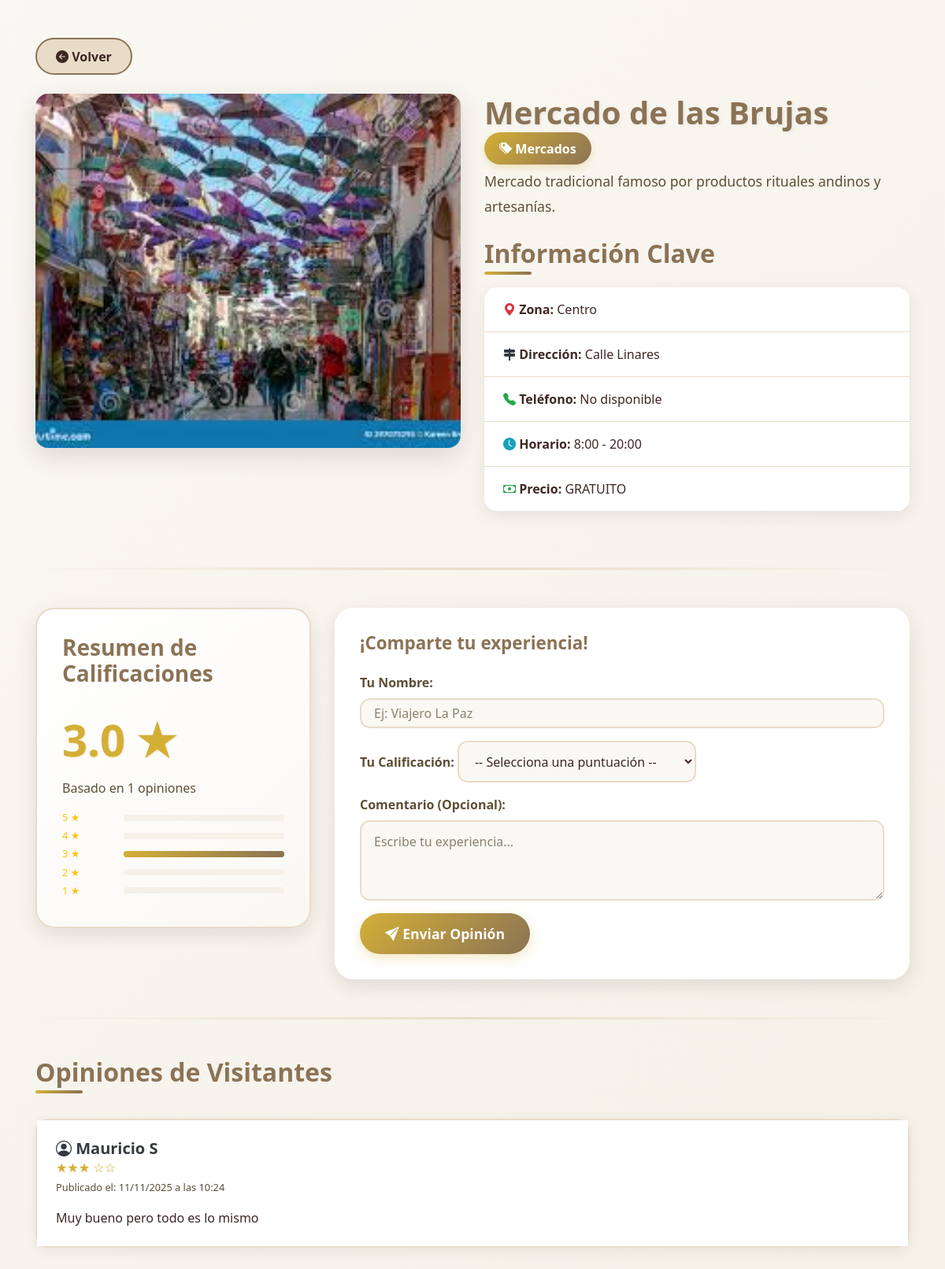
The page /index.php?c=lugares&a=ver&id=4 on the database its author committed.
### tables this page shows
CREATE TABLE `lugares_turisticos` (
  `id` int(11) NOT NULL,
  `nombre` varchar(100) NOT NULL,
  `descripcion` text NOT NULL,
  `direccion` varchar(200) NOT NULL,
  `zona` varchar(50) NOT NULL,
  `categoria_id` int(11) NOT NULL,
  `telefono` varchar(20) DEFAULT NULL,
  `horario` varchar(50) DEFAULT NULL,
  `precio` decimal(10,2) DEFAULT 0.00
);

CREATE TABLE `categorias` (
  `id` int(11) NOT NULL,
  `nombre` varchar(50) NOT NULL,
  `descripcion` text DEFAULT NULL
);

CREATE TABLE `valoraciones` (
  `id` int(11) NOT NULL,
  `lugar_id` int(11) NOT NULL,
  `nombre_visitante` varchar(100) DEFAULT NULL,
  `calificacion` int(11) DEFAULT NULL CHECK (`calificacion` between 1 and 5),
  `comentario` text DEFAULT NULL,
  `fecha` datetime DEFAULT current_timestamp(),
  `ip` varchar(45) DEFAULT NULL
);

### controllers/Lugares.php (called while the page is built, shortened)
<?php
class LugaresController {
    public function __construct(){
       require_once "models/LugaresModel.php";
    }
    public function ver(){
        $lugares_model = new Lugares_model();
        require_once "models/ValoracionesModel.php";
        $valoraciones_model = new Valoraciones_model();
        $id_lugar = $_GET['id'];
        $data["lugar"] = $lugares_model->get_lugar($id_lugar);
        $data["titulo"] = $data["lugar"]["nombre"];
        $data["valoraciones"] = $valoraciones_model->obtener_valoraciones($id_lugar);
        $data["promedio"] = $valoraciones_model->obtener_promedio($id_lugar);
        $data["distribucion"] = $valoraciones_model->obtener_distribucion($id_lugar);
        require_once "views/lugares/lugares_publico.php";
    }
}
?>

### config/database.php (called while the page is built)
<?php
	class Conectar {
		public static function conexion(){
			$conexion = new mysqli("localhost", "root", "", "turismo_la_paz_simple");
			return $conexion;
		}
	}
?>

### models/LugaresModel.php (called while the page is built, shortened)
<?php
	class Lugares_model {
		private $db;
		public function __construct(){
			$this->db = Conectar::conexion();
		}
		public function get_lugar($id)
		{
			$sql = "SELECT lt.*, c.nombre as categoria_nombre
					FROM lugares_turisticos lt
					INNER JOIN categorias c ON lt.categoria_id = c.id
					WHERE lt.id='$id'
					LIMIT 1";
			$resultado = $this->db->query($sql);
			$row = $resultado->fetch_assoc();
			return $row;
		}
	}
?>

### models/ValoracionesModel.php (called while the page is built, shortened)
<?php
class Valoraciones_model {
    private $db;
    public function __construct(){
        require_once 'config/database.php';
        $this->db = Conectar::conexion();
    }
    public function obtener_promedio($lugar_id){
        $lugar_id = $this->db->real_escape_string($lugar_id);
        $sql = "SELECT
                    COALESCE(AVG(calificacion), 0) as promedio,
                    COUNT(*) as total
                FROM valoraciones
                WHERE lugar_id = '$lugar_id'";
        $resultado = $this->db->query($sql);
        return $resultado->fetch_assoc();
    }
    public function obtener_valoraciones($lugar_id){
        $lugar_id = $this->db->real_escape_string($lugar_id);
        $sql = "SELECT * FROM valoraciones
                WHERE lugar_id = '$lugar_id'
                ORDER BY fecha DESC";
        $resultado = $this->db->query($sql);
        $valoraciones = array();
        while($row = $resultado->fetch_assoc()){
            $valoraciones[] = $row;
        }
        return $valoraciones;
    }
    public function obtener_distribucion($lugar_id){
        $lugar_id = $this->db->real_escape_string($lugar_id);
        $sql = "SELECT
                    calificacion,
                    COUNT(*) as total
                FROM valoraciones
                WHERE lugar_id = '$lugar_id'
                GROUP BY calificacion
                ORDER BY calificacion DESC";
        $resultado = $this->db->query($sql);
        $distribucion = array();
        for($i = 5; $i >= 1; $i--){
            $distribucion[$i] = 0;
        }
        while($row = $resultado->fetch_assoc()){
            $distribucion[$row['calificacion']] = $row['total'];
        }
        return $distribucion;
    }
}
?>

### views/lugares/lugares_publico.php (the view, shortened to what this page needs)
<!DOCTYPE html>
<html lang="es">
<head>
    <link rel="stylesheet" href="assets/css/bootstrap.min.css">
    <link rel="stylesheet" href="assets/css/estilos-crema.css">
    <link rel="stylesheet" href="https://cdn.jsdelivr.net/npm/bootstrap-icons@1.11.3/font/bootstrap-icons.min.css">
</head>
<body>
<div class="container mt-5 mb-5">
    <a href="index.php?c=Lugares&a=index" class="btn btn-volver mb-4">
        <i class="bi bi-arrow-left-circle-fill me-1"></i> Volver
    </a>
    <div class="row">
        <div class="col-lg-6 mb-4">
            <img src="assets/img/<?php echo $data['lugar']['id']; ?>.jpg"
                 alt="<?php echo htmlspecialchars($data['lugar']['nombre']); ?>"
                 class="img-fluid lugar-imagen"
                 onerror="this.onerror=null; this.src='assets/img/default.jpg';">
        </div>
        <div class="col-lg-6 mb-4">
            <h1 class="display-5 titulo-lugar"><?php echo htmlspecialchars($data['lugar']['nombre']); ?></h1>
            <h5 class="mb-3">
                <span class="badge-categoria">
                    <i class="bi bi-tags-fill me-1"></i> <?php echo htmlspecialchars($data['lugar']['categoria_nombre']); ?>
                </span>
            </h5>
            <p class="descripcion-lugar"><?php echo htmlspecialchars($data['lugar']['descripcion']); ?></p>
            <h4 class="mt-4 mb-3 section-title">Información Clave</h4>
            <ul class="list-group info-list">
                <li class="list-group-item">
                    <i class="bi bi-geo-alt-fill me-2 text-danger"></i>
                    <strong>Zona:</strong> <?php echo htmlspecialchars($data['lugar']['zona']); ?>
                </li>
                <li class="list-group-item">
                    <i class="bi bi-signpost-2-fill me-2 text-dark"></i>
                    <strong>Dirección:</strong> <?php echo htmlspecialchars($data['lugar']['direccion']); ?>
                </li>
                <li class="list-group-item">
                    <i class="bi bi-telephone-fill me-2 text-success"></i>
                    <strong>Teléfono:</strong> <?php echo $data['lugar']['telefono'] ? htmlspecialchars($data['lugar']['telefono']) : 'No disponible'; ?>
                </li>
                <li class="list-group-item">
                    <i class="bi bi-clock-fill me-2 text-info"></i>
                    <strong>Horario:</strong> <?php echo htmlspecialchars($data['lugar']['horario']); ?>
                </li>
                <li class="list-group-item">
                    <i class="bi bi-cash me-2 text-success"></i>
                    <strong>Precio:</strong>
                    <span class="fw-bold">
                        <?php echo $data['lugar']['precio'] > 0 ? htmlspecialchars(number_format($data['lugar']['precio'], 2)) . ' Bs.' : 'GRATUITO'; ?>
                    </span>
                </li>
            </ul>
        </div>
    </div>
    <hr class="hr-cream">
    <div class="row">
        <div class="col-md-4">
            <div class="resumen-card">
                <h3>Resumen de Calificaciones</h3>
                <?php
                    $promedio = number_format($data['promedio']['promedio'], 1);
                    $total_opiniones = $data['promedio']['total'];
                ?>
                <div class="rating-numero estrellas-resumen"><?php echo $promedio; ?> ★</div>
                <p class="text-muted mt-2">Basado en <?php echo $total_opiniones; ?> opiniones</p>
                <?php
                    for ($estrella = 5; $estrella >= 1; $estrella--):
                        $total_estrella = $data['distribucion'][$estrella] ?? 0;
                        $porcentaje = ($total_opiniones > 0) ? ($total_estrella / $total_opiniones) * 100 : 0;
                ?>
                        <div class="row align-items-center mb-1">
                            <div class="col-3 text-end text-warning small"><?php echo $estrella; ?> ★</div>
                            <div class="col-9">
                                <div class="progress" style="height: 8px;">
                                    <div class="progress-bar bg-warning" role="progressbar" style="width: <?php echo $porcentaje; ?>%;" aria-valuenow="<?php echo $porcentaje; ?>" aria-valuemin="0" aria-valuemax="100"></div>
                                </div>
                            </div>
                        </div>
                <?php endfor; ?>
            </div>
        </div>
        <div class="col-md-8">
            <div class="card form-card">
                <div class="card-body">
                    <h5 class="card-title">¡Comparte tu experiencia!</h5>
                    <form action="index.php?c=Lugares&a=guardar_valoracion" method="POST">
                        <div class="mb-3">
                            <label for="nombre_visitante" class="form-label">Tu Nombre:</label>
                            <input type="text" class="form-control" name="nombre_visitante" id="nombre_visitante" placeholder="Ej: Viajero La Paz" required>
                        </div>
                        <div class="mb-3">
                            <label for="calificacion" class="form-label">Tu Calificación:</label>
                            <select class="form-select" name="calificacion" id="calificacion" required>
                                <option value="" disabled selected>-- Selecciona una puntuación --</option>
                            </select>
                        </div>
                        <div class="mb-3">
                            <label for="comentario" class="form-label">Comentario (Opcional):</label>
                            <textarea class="form-control" name="comentario" id="comentario" rows="3" placeholder="Escribe tu experiencia..."></textarea>
                        </div>
                        <button type="submit" class="btn btn-enviar">
                            <i class="bi bi-send-fill me-1"></i> Enviar Opinión
                        </button>
                    </form>
                </div>
            </div>
        </div>
    </div>
    <hr class="hr-cream">
    <div class="row">
        <div class="col-12">
            <h3 class="section-title">Opiniones de Visitantes</h3>
            <?php if (empty($data['valoraciones'])): ?>
                <div class="alert alert-empty mt-3">
                    <i class="bi bi-chat-left-text me-2"></i>
                    Aún no hay comentarios. ¡Sé el primero en opinar!
                </div>
            <?php else: ?>
                <?php foreach ($data['valoraciones'] as $v): ?>
                    <div class="card comentario-card mb-3">
                        <div class="card-body">
                            <h5 class="card-title mb-0 text-dark">
                                <i class="bi bi-person-circle me-1"></i> <?php echo htmlspecialchars($v['nombre_visitante']); ?>
                            </h5>
                            <p class="card-text estrellas-comentario mb-1">
                                <?php for($i=0; $i < $v['calificacion']; $i++) echo '★'; ?>
                                <?php for($i=0; $i < (5 - $v['calificacion']); $i++) echo '☆'; ?>
                            </p>
                            <p class="card-text text-muted small fst-italic">
                                Publicado el: <?php echo date('d/m/Y \a \l\a\s H:i', strtotime($v['fecha'])); ?>
                            </p>
                            <p class="card-text"><?php echo nl2br(htmlspecialchars($v['comentario'])); ?></p>
                        </div>
                    </div>
                <?php endforeach; ?>
            <?php endif; ?>
        </div>
    </div>
</div>
</body>
</html>

### assets/css/estilos-crema.css (style rules this page uses)
:root { --cream-light: #FAF8F3; --cream-medium: #F5F0E8; --cream-dark: #E8DCC8; --cream-card: #FFFFFF; --accent-gold: #D4AF37; --accent-gold-light: #E8C866; --accent-brown: #8B7355; --text-primary: #3E2723; --text-secondary: #5D4E37; --border-color: #D4C5B0; }
body { background: linear-gradient(135deg, var(--cream-light) 0%, var(--cream-medium) 100%) !important; background-attachment: fixed !important; color: var(--text-primary) !important; font-family: 'Segoe UI', Tahoma, Geneva, Verdana, sans-serif; min-height: 100vh; }
.container { background-color: transparent; }
.card { background: var(--cream-card); border: 2px solid var(--border-color); border-radius: 1rem; box-shadow: 0 4px 15px rgba(0, 0, 0, 0.4); transition: all 0.3s ease; color: var(--text-primary); }
.card-body { background-color: var(--cream-card); color: var(--text-primary); }
.form-control, .form-select { border: 2px solid var(--border-color); border-radius: 0.8rem; padding: 0.8rem 1rem; background-color: var(--cream-dark); color: var(--text-primary); transition: all 0.3s ease; }
.form-control::placeholder { color: var(--text-secondary); opacity: 0.7; }
.form-label { color: var(--accent-gold-light); font-weight: 600; margin-bottom: 0.5rem; }
h1, h2, h3, h4, h5, h6 { color: var(--accent-gold-light); }
a { color: var(--accent-gold); text-decoration: none; transition: color 0.3s ease; }
hr { border: none; height: 3px; background: linear-gradient(90deg, transparent 0%, var(--border-color) 50%, transparent 100%); margin: 2rem 0; }
.text-muted { color: var(--text-secondary) !important; }

### rows shown on the page
lugares_turisticos: nombre "Mercado de las Brujas", categoria.nombre "Mercados", descripcion "Mercado tradicional famoso por productos rituales andinos y artesanías.", zona "Centro", direccion "Calle Linares", horario "8:00 - 20:00"
valoraciones: nombre_visitante "Mauricio S", fecha "11/11/2025 a las 10:24", comentario "Muy bueno pero todo es lo mismo"

### other values the page prints
$promedio "3.0"
$total_opiniones "1"
